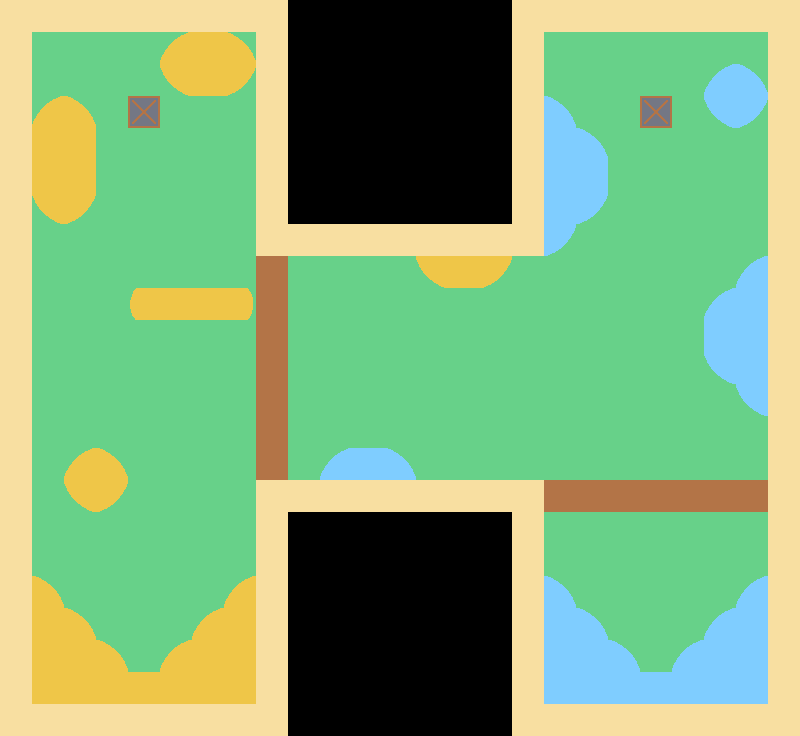

Rendered tile map (Tiled .tmx) drawn with the repository's tilesets; below, a short description and the map source with its tile grids summarised:
An orthogonal 25x23 tile map with 32x32 px tiles, 8 tile layers (Grass, Sand, Water, Plate1, ...) and 3 objects.

<map version="1.2" tiledversion="1.3.4" orientation="orthogonal" renderorder="right-down" width="25" height="23" tilewidth="32" tileheight="32" infinite="0" nextlayerid="12" nextobjectid="7">
 <editorsettings>
  <export target="level7.json" format="json" />
 </editorsettings>
 <tileset firstgid="1" name="Golf Tiles" tilewidth="32" tileheight="32" tilecount="40" columns="4">
  <image source="tileset.png" width="128" height="320" />
 </tileset>
 <layer id="2" name="Grass" width="25" height="23">
  <data>[575 cells, 461 non-empty, 1 distinct tile ids]</data>
 </layer>
 <layer id="3" name="Sand" width="25" height="23">
  <data>[575 cells, 44 non-empty, 7 distinct tile ids]</data>
 </layer>
 <layer id="4" name="Water" width="25" height="23">
  <data>[575 cells, 42 non-empty, 5 distinct tile ids]</data>
 </layer>
 <layer id="5" name="Plate1" width="25" height="23">
  <data>[575 cells, 1 non-empty, 1 distinct tile ids]</data>
 </layer>
 <layer id="6" name="Door1" width="25" height="23">
  <data>[575 cells, 7 non-empty, 1 distinct tile ids]</data>
 </layer>
 <layer id="10" name="Door2" width="25" height="23">
  <data>[575 cells, 7 non-empty, 1 distinct tile ids]</data>
 </layer>
 <layer id="11" name="Plate2" width="25" height="23">
  <data>[575 cells, 1 non-empty, 1 distinct tile ids]</data>
 </layer>
 <objectgroup id="7" name="Moving">
  <object id="6" gid="33" x="544" y="352" width="32" height="32" />
 </objectgroup>
 <objectgroup id="8" name="Ball">
  <object id="3" gid="30" x="160" y="640" width="32" height="32" />
 </objectgroup>
 <objectgroup id="9" name="Hole">
  <object id="1" gid="31" x="672" y="640" width="32" height="32" />
 </objectgroup>
 <layer id="1" name="Border" width="25" height="23">
  <data>[575 cells, 120 non-empty, 1 distinct tile ids]</data>
 </layer>
</map>